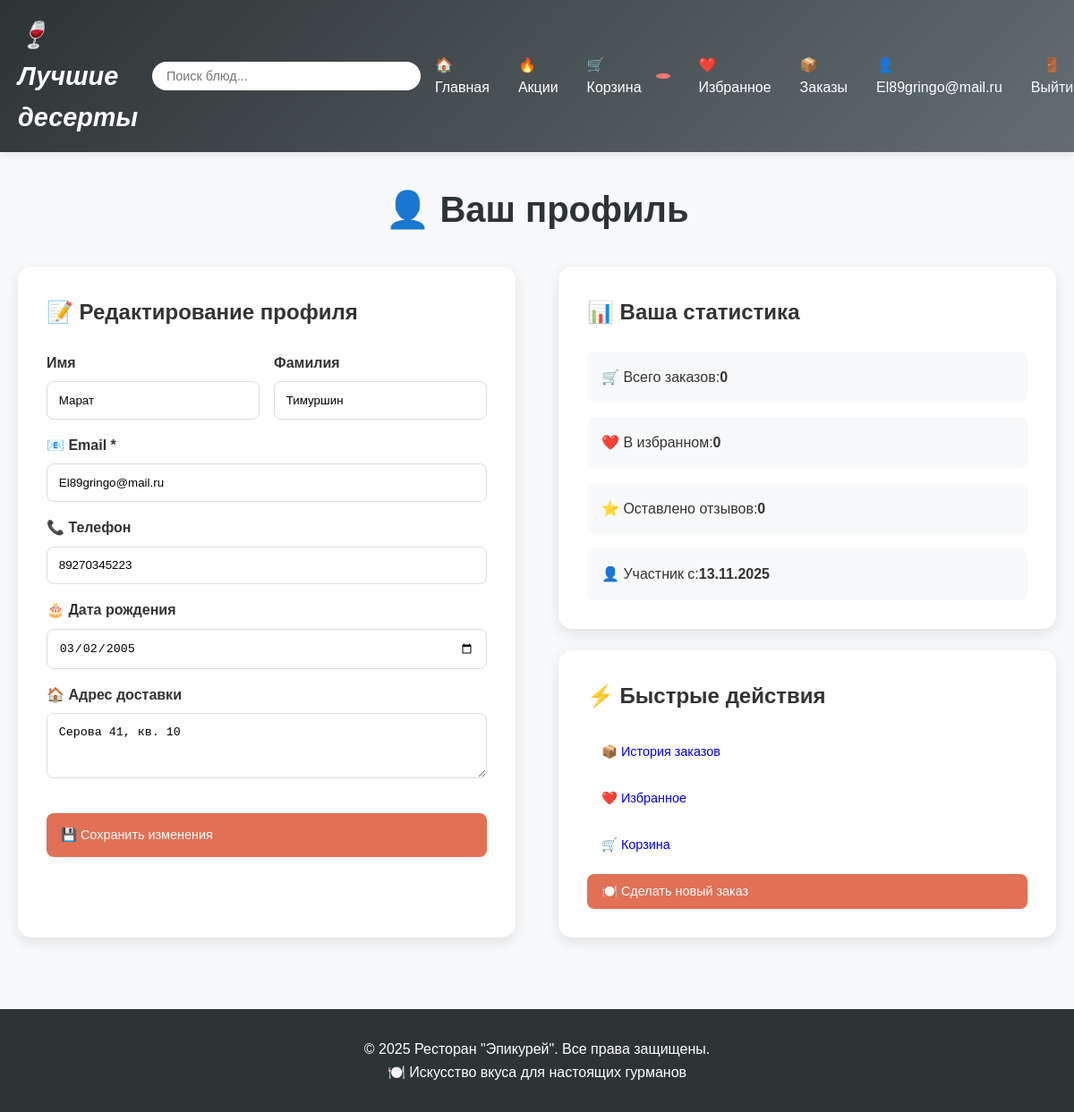
Screenshot of /profile/ (signed in) with the database file from the repository.
### first_app/models.py (models this page shows, shortened)
class Профиль(models.Model):
    пользователь = models.OneToOneField(User, on_delete=models.CASCADE, related_name='профиль')
    телефон = models.CharField(max_length=20, blank=True)
    адрес = models.TextField(blank=True)
    дата_рождения = models.DateField(null=True, blank=True)
    предпочтения = models.JSONField(default=dict)
    аватар = models.CharField(max_length=500, blank=True)
    создано = models.DateTimeField(auto_now_add=True)
    обновлено = models.DateTimeField(auto_now=True)
    class Meta:
        db_table = 'профили'
        verbose_name = "Профиль"
        verbose_name_plural = "Профили"

### first_app/views.py (the view, shortened to what this page needs)
# urls.py: path('profile/', views.профиль, name='профиль'),
@login_required
def профиль(request):
    профиль_пользователя = request.user.профиль
    return render(request, 'профиль.html', {'профиль': профиль_пользователя})

### templates/профиль.html (shortened to what this page needs)
{% extends 'base.html' %}
{% block content %}
<h1 class="page-title">👤 Ваш профиль</h1>
<div style="display: grid; grid-template-columns: 1fr 1fr; gap: 3rem;">
    <div style="background: white; padding: 2rem; border-radius: 15px; box-shadow: 0 5px 15px rgba(0,0,0,0.1);">
        <h2 style="margin-bottom: 1.5rem;">📝 Редактирование профиля</h2>
        <form method="POST">
            <div style="display: grid; gap: 1rem;">
                <div style="display: grid; grid-template-columns: 1fr 1fr; gap: 1rem;">
                    <div>
                        <label style="display: block; margin-bottom: 0.5rem; font-weight: bold;">Имя</label>
                        <input type="text" name="имя" value="{{ user.first_name }}"
                               style="width: 100%; padding: 0.8rem; border: 1px solid #ddd; border-radius: 8px;">
                    </div>
                    <div>
                        <label style="display: block; margin-bottom: 0.5rem; font-weight: bold;">Фамилия</label>
                        <input type="text" name="фамилия" value="{{ user.last_name }}"
                               style="width: 100%; padding: 0.8rem; border: 1px solid #ddd; border-radius: 8px;">
                    </div>
                </div>
                <div>
                    <label style="display: block; margin-bottom: 0.5rem; font-weight: bold;">📧 Email *</label>
                    <input type="email" name="email" value="{{ user.email }}" required
                           style="width: 100%; padding: 0.8rem; border: 1px solid #ddd; border-radius: 8px;">
                </div>
                <div>
                    <label style="display: block; margin-bottom: 0.5rem; font-weight: bold;">📞 Телефон</label>
                    <input type="tel" name="телефон" value="{{ профиль.телефон }}"
                           style="width: 100%; padding: 0.8rem; border: 1px solid #ddd; border-radius: 8px;">
                </div>
                <div>
                    <label style="display: block; margin-bottom: 0.5rem; font-weight: bold;">🎂 Дата рождения</label>
                    <input type="date" name="дата_рождения" value="{{ профиль.дата_рождения|date:'Y-m-d' }}"
                           style="width: 100%; padding: 0.8rem; border: 1px solid #ddd; border-radius: 8px;">
                </div>
                <div>
                    <label style="display: block; margin-bottom: 0.5rem; font-weight: bold;">🏠 Адрес доставки</label>
                    <textarea name="адрес" rows="3"
                              style="width: 100%; padding: 0.8rem; border: 1px solid #ddd; border-radius: 8px;">{{ профиль.адрес }}</textarea>
                </div>
            </div>
            <button type="submit" class="btn btn-primary" style="width: 100%; margin-top: 2rem; padding: 1rem;">
                💾 Сохранить изменения
            </button>
        </form>
    </div>
    <div style="display: grid; gap: 1.5rem;">
        <div style="background: white; padding: 2rem; border-radius: 15px; box-shadow: 0 5px 15px rgba(0,0,0,0.1);">
            <h2 style="margin-bottom: 1.5rem;">📊 Ваша статистика</h2>
            <div style="display: grid; gap: 1rem;">
                <div style="display: flex; justify-content: between; padding: 1rem; background: #f8f9fa; border-radius: 8px;">
                    <span>🛒 Всего заказов:</span>
                    <strong>{{ user.заказы.count }}</strong>
                </div>
                <div style="display: flex; justify-content: between; padding: 1rem; background: #f8f9fa; border-radius: 8px;">
                    <span>❤️ В избранном:</span>
                    <strong>{{ user.избранное.count }}</strong>
                </div>
                <div style="display: flex; justify-content: between; padding: 1rem; background: #f8f9fa; border-radius: 8px;">
                    <span>⭐ Оставлено отзывов:</span>
                    <strong>{{ user.отзывы.count }}</strong>
                </div>
                <div style="display: flex; justify-content: between; padding: 1rem; background: #f8f9fa; border-radius: 8px;">
                    <span>👤 Участник с:</span>
                    <strong>{{ user.date_joined|date:"d.m.Y" }}</strong>
                </div>
            </div>
        </div>
        <div style="background: white; padding: 2rem; border-radius: 15px; box-shadow: 0 5px 15px rgba(0,0,0,0.1);">
            <h2 style="margin-bottom: 1.5rem;">⚡ Быстрые действия</h2>
            <div style="display: grid; gap: 0.8rem;">
                <a href="{% url 'история_заказов' %}" class="btn btn-secondary" style="justify-content: start;">
                    📦 История заказов
                </a>
                <a href="{% url 'избранное' %}" class="btn btn-secondary" style="justify-content: start;">
                    ❤️ Избранное
                </a>
                <a href="{% url 'корзина' %}" class="btn btn-secondary" style="justify-content: start;">
                    🛒 Корзина
                </a>
                <a href="{% url 'home' %}" class="btn btn-primary" style="justify-content: start;">
                    🍽️ Сделать новый заказ
                </a>
            </div>
        </div>
    </div>
</div>
{% endblock %}

### templates/base.html (shortened to what this page needs)
<!DOCTYPE html>
<html lang="ru">
<head>
</head>
<body>
    <header class="header">
        <div class="container">
            <nav class="nav">
                <a href="{% url 'home' %}" class="logo">🍷 Лучшие десерты</a>
                <div class="search-container">
                    <input type="text" class="search-input" placeholder="Поиск блюд..." id="search-input">
                </div>
                <ul class="nav-links">
                    <li><a href="{% url 'home' %}" class="{% if request.resolver_match.url_name == 'home' %}active{% endif %}">🏠 Главная</a></li>
                    <li><a href="{% url 'promotions' %}" class="{% if request.resolver_match.url_name == 'promotions' %}active{% endif %}">🔥 Акции</a></li>
                    {% if user.is_authenticated %}
                        <li><a href="{% url 'корзина' %}">🛒 Корзина <span class="cart-count" id="cart-count">{{ user.корзина.количество_позиций }}</span></a></li>
                        <li><a href="{% url 'избранное' %}">❤️ Избранное</a></li>
                        <li><a href="{% url 'история_заказов' %}">📦 Заказы</a></li>
                        <li><a href="{% url 'профиль' %}">👤 {{ user.username }}</a></li>
                        <li>
                            <form action="{% url 'logout' %}" method="post" style="display: inline;">
                                <button type="submit">🚪 Выйти</button>
                            </form>
                        </li>
                    {% else %}
                        <li><a href="{% url 'login' %}">🔑 Войти</a></li>
                        <li><a href="{% url 'register' %}">📝 Регистрация</a></li>
                    {% endif %}
                </ul>
            </nav>
        </div>
    </header>
    <main class="main">
        <div class="container">
            {% block content %}
            {% endblock %}
        </div>
    </main>
    <footer class="footer">
        <div class="container">
            <p>&copy; 2025  Ресторан "Эпикурей". Все права защищены.</p>
            <p>🍽️ Искусство вкуса для настоящих гурманов</p>
        </div>
    </footer>
</body>
</html>

### templates/base.html (style rules this page uses)
* { margin: 0; padding: 0; box-sizing: border-box; }
body { font-family: 'Arial', sans-serif; line-height: 1.6; color: #333; background-color: #f8f9fa; }
.container { max-width: 1200px; margin: 0 auto; padding: 0 20px; }
.header { background: linear-gradient(135deg, #2d3436, #636e72); color: white; padding: 1rem 0; box-shadow: 0 2px 10px rgba(0,0,0,0.1); position: sticky; top: 0; z-index: 1000; }
.nav { display: flex; justify-content: space-between; align-items: center; }
.logo { font-size: 1.8rem; font-weight: bold; text-decoration: none; color: white; font-style: italic; }
.nav-links { display: flex; list-style: none; gap: 2rem; align-items: center; }
.nav-links a { color: white; text-decoration: none; font-weight: 500; transition: opacity 0.3s; display: flex; align-items: center; gap: 0.5rem; }
.nav-links button { color: white; text-decoration: none; font-weight: 500; transition: opacity 0.3s; display: flex; align-items: center; gap: 0.5rem; background: none; border: none; cursor: pointer; font: inherit; }
.cart-count { background: #ff7675; color: white; border-radius: 50%; padding: 0.2rem 0.5rem; font-size: 0.8rem; margin-left: 0.5rem; }
.search-container { position: relative; margin: 0 1rem; }
.search-input { padding: 0.5rem 1rem; border: none; border-radius: 25px; width: 300px; font-size: 0.9rem; }
.main { min-height: calc(100vh - 140px); padding: 2rem 0; }
.page-title { text-align: center; margin-bottom: 2rem; color: #2d3436; font-size: 2.5rem; }
.btn { padding: 0.5rem 1rem; border: none; border-radius: 8px; cursor: pointer; font-weight: 500; transition: all 0.3s; text-decoration: none; display: inline-flex; align-items: center; gap: 0.5rem; font-size: 0.9rem; }
.btn-primary { background: #e17055; color: white; }
.footer { background: #2d3436; color: white; text-align: center; padding: 2rem 0; margin-top: 3rem; }

### rows the page displays
Профиль: телефон "89270345223", дата_рождения "03/02/2005", адрес "Серова 41, кв. 10"

### other values shown
{{ user.username }} "El89gringo@mail.ru"
{{ user.заказы.count }} "0"
{{ user.избранное.count }} "0"
{{ user.отзывы.count }} "0"
{{ user.date_joined|date:"d.m.Y" }} "13.11.2025"
